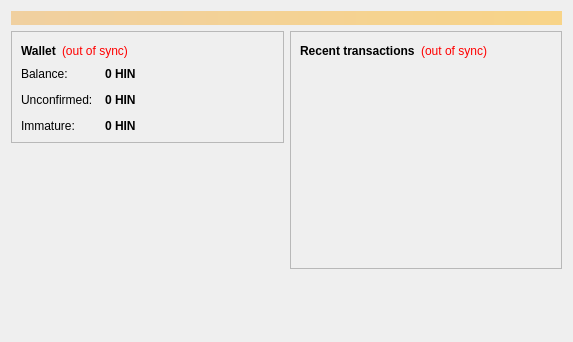
<?xml version="1.0" encoding="UTF-8"?>
<ui version="4.0">
 <class>OverviewPage</class>
 <widget class="QWidget" name="OverviewPage">
  <property name="geometry">
   <rect>
    <x>0</x>
    <y>0</y>
    <width>573</width>
    <height>342</height>
   </rect>
  </property>
  <property name="windowTitle">
   <string>Form</string>
  </property>
  <layout class="QVBoxLayout" name="topLayout">
   <item>
    <widget class="QLabel" name="labelAlerts">
     <property name="visible">
      <bool>false</bool>
     </property>
     <property name="styleSheet">
      <string notr="true">background-color: qlineargradient(x1: 0, y1: 0, x2: 1, y2: 0, stop:0 #F0D0A0, stop:1 #F8D488); color:#000000;</string>
     </property>
     <property name="wordWrap">
      <bool>true</bool>
     </property>
     <property name="margin">
      <number>3</number>
     </property>
    </widget>
   </item>
   <item>
    <layout class="QHBoxLayout" name="horizontalLayout" stretch="1,1">
     <item>
      <layout class="QVBoxLayout" name="verticalLayout_2">
       <item>
        <widget class="QFrame" name="frame">
         <property name="frameShape">
          <enum>QFrame::StyledPanel</enum>
         </property>
         <property name="frameShadow">
          <enum>QFrame::Raised</enum>
         </property>
         <layout class="QVBoxLayout" name="verticalLayout_4">
          <item>
           <layout class="QHBoxLayout" name="horizontalLayout_4">
            <item>
             <widget class="QLabel" name="label_5">
              <property name="font">
               <font>
                <weight>75</weight>
                <bold>true</bold>
               </font>
              </property>
              <property name="text">
               <string>Wallet</string>
              </property>
             </widget>
            </item>
            <item>
             <widget class="QLabel" name="labelWalletStatus">
              <property name="toolTip">
               <string>The displayed information may be out of date. Your wallet automatically synchronizes with the hincoin network after a connection is established, but this process has not completed yet.</string>
              </property>
              <property name="styleSheet">
               <string notr="true">QLabel { color: red; }</string>
              </property>
              <property name="text">
               <string notr="true">(out of sync)</string>
              </property>
              <property name="alignment">
               <set>Qt::AlignLeading|Qt::AlignLeft|Qt::AlignVCenter</set>
              </property>
             </widget>
            </item>
            <item>
             <spacer name="horizontalSpacer_2">
              <property name="orientation">
               <enum>Qt::Horizontal</enum>
              </property>
              <property name="sizeHint" stdset="0">
               <size>
                <width>40</width>
                <height>20</height>
               </size>
              </property>
             </spacer>
            </item>
           </layout>
          </item>
          <item>
           <layout class="QFormLayout" name="formLayout_2">
            <property name="fieldGrowthPolicy">
             <enum>QFormLayout::AllNonFixedFieldsGrow</enum>
            </property>
            <property name="horizontalSpacing">
             <number>12</number>
            </property>
            <property name="verticalSpacing">
             <number>12</number>
            </property>
            <item row="0" column="0">
             <widget class="QLabel" name="label">
              <property name="text">
               <string>Balance:</string>
              </property>
             </widget>
            </item>
            <item row="0" column="1">
             <widget class="QLabel" name="labelBalance">
              <property name="font">
               <font>
                <weight>75</weight>
                <bold>true</bold>
               </font>
              </property>
              <property name="cursor">
               <cursorShape>IBeamCursor</cursorShape>
              </property>
              <property name="toolTip">
               <string>Your current balance</string>
              </property>
              <property name="text">
               <string notr="true">0 HIN</string>
              </property>
              <property name="textInteractionFlags">
               <set>Qt::LinksAccessibleByMouse|Qt::TextSelectableByKeyboard|Qt::TextSelectableByMouse</set>
              </property>
             </widget>
            </item>
            <item row="1" column="0">
             <widget class="QLabel" name="label_3">
              <property name="text">
               <string>Unconfirmed:</string>
              </property>
             </widget>
            </item>
            <item row="1" column="1">
             <widget class="QLabel" name="labelUnconfirmed">
              <property name="font">
               <font>
                <weight>75</weight>
                <bold>true</bold>
               </font>
              </property>
              <property name="cursor">
               <cursorShape>IBeamCursor</cursorShape>
              </property>
              <property name="toolTip">
               <string>Total of transactions that have yet to be confirmed, and do not yet count toward the current balance</string>
              </property>
              <property name="text">
               <string notr="true">0 HIN</string>
              </property>
              <property name="textInteractionFlags">
               <set>Qt::LinksAccessibleByMouse|Qt::TextSelectableByKeyboard|Qt::TextSelectableByMouse</set>
              </property>
             </widget>
            </item>
            <item row="2" column="0">
             <widget class="QLabel" name="labelImmatureText">
              <property name="text">
               <string>Immature:</string>
              </property>
             </widget>
            </item>
            <item row="2" column="1">
             <widget class="QLabel" name="labelImmature">
              <property name="font">
               <font>
                <weight>75</weight>
                <bold>true</bold>
               </font>
              </property>
              <property name="toolTip">
               <string>Mined balance that has not yet matured</string>
              </property>
              <property name="text">
               <string notr="true">0 HIN</string>
              </property>
              <property name="textInteractionFlags">
               <set>Qt::LinksAccessibleByMouse|Qt::TextSelectableByKeyboard|Qt::TextSelectableByMouse</set>
              </property>
             </widget>
            </item>
           </layout>
          </item>
         </layout>
        </widget>
       </item>
       <item>
        <spacer name="verticalSpacer">
         <property name="orientation">
          <enum>Qt::Vertical</enum>
         </property>
         <property name="sizeHint" stdset="0">
          <size>
           <width>20</width>
           <height>40</height>
          </size>
         </property>
        </spacer>
       </item>
      </layout>
     </item>
     <item>
      <layout class="QVBoxLayout" name="verticalLayout_3">
       <item>
        <widget class="QFrame" name="frame_2">
         <property name="frameShape">
          <enum>QFrame::StyledPanel</enum>
         </property>
         <property name="frameShadow">
          <enum>QFrame::Raised</enum>
         </property>
         <layout class="QVBoxLayout" name="verticalLayout">
          <item>
           <layout class="QHBoxLayout" name="horizontalLayout_2">
            <item>
             <widget class="QLabel" name="label_4">
              <property name="text">
               <string>&lt;b&gt;Recent transactions&lt;/b&gt;</string>
              </property>
             </widget>
            </item>
            <item>
             <widget class="QLabel" name="labelTransactionsStatus">
              <property name="toolTip">
               <string>The displayed information may be out of date. Your wallet automatically synchronizes with the hincoin network after a connection is established, but this process has not completed yet.</string>
              </property>
              <property name="styleSheet">
               <string notr="true">QLabel { color: red; }</string>
              </property>
              <property name="text">
               <string notr="true">(out of sync)</string>
              </property>
              <property name="alignment">
               <set>Qt::AlignRight|Qt::AlignTrailing|Qt::AlignVCenter</set>
              </property>
             </widget>
            </item>
            <item>
             <spacer name="horizontalSpacer">
              <property name="orientation">
               <enum>Qt::Horizontal</enum>
              </property>
              <property name="sizeHint" stdset="0">
               <size>
                <width>40</width>
                <height>20</height>
               </size>
              </property>
             </spacer>
            </item>
           </layout>
          </item>
          <item>
           <widget class="QListView" name="listTransactions">
            <property name="styleSheet">
             <string notr="true">QListView { background: transparent; }</string>
            </property>
            <property name="frameShape">
             <enum>QFrame::NoFrame</enum>
            </property>
            <property name="verticalScrollBarPolicy">
             <enum>Qt::ScrollBarAlwaysOff</enum>
            </property>
            <property name="horizontalScrollBarPolicy">
             <enum>Qt::ScrollBarAlwaysOff</enum>
            </property>
            <property name="selectionMode">
             <enum>QAbstractItemView::NoSelection</enum>
            </property>
           </widget>
          </item>
         </layout>
        </widget>
       </item>
       <item>
        <spacer name="verticalSpacer_2">
         <property name="orientation">
          <enum>Qt::Vertical</enum>
         </property>
         <property name="sizeHint" stdset="0">
          <size>
           <width>20</width>
           <height>40</height>
          </size>
         </property>
        </spacer>
       </item>
      </layout>
     </item>
    </layout>
   </item>
  </layout>
 </widget>
 <resources/>
 <connections/>
</ui>
